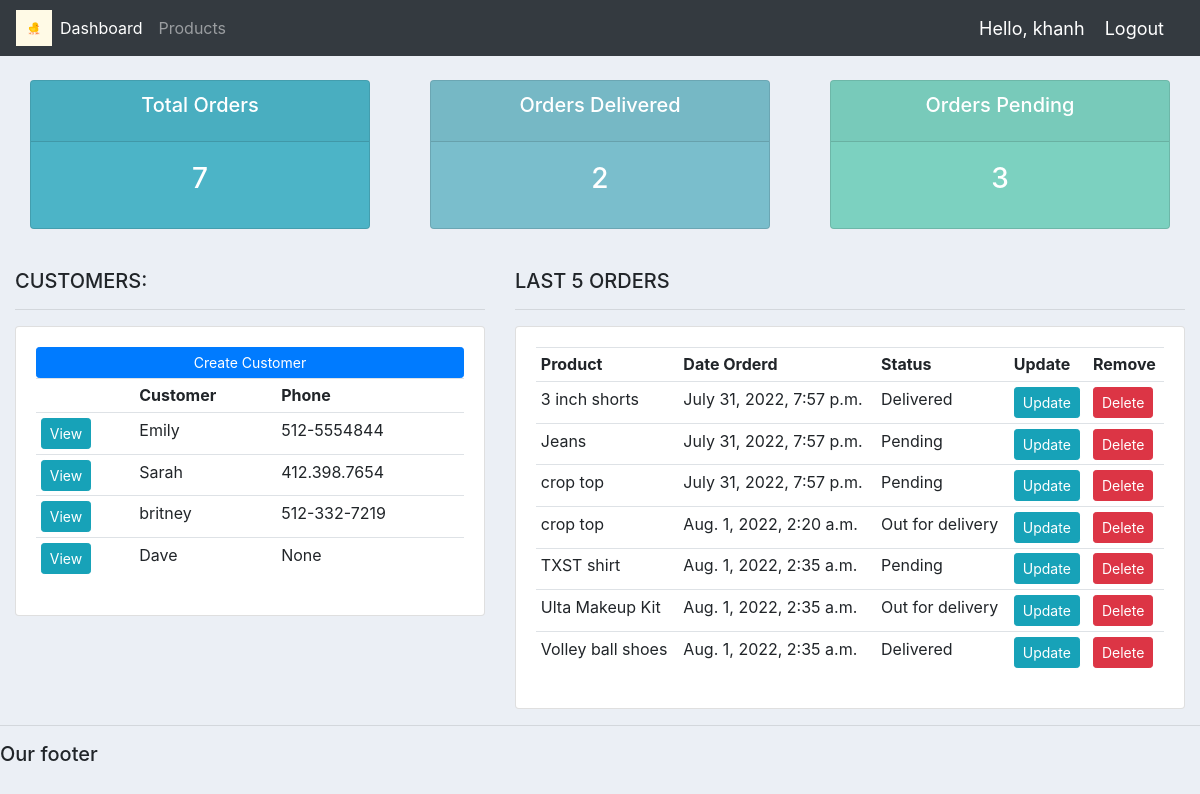
The app's page / (signed in) with its own data.
### accounts/models.py (models this page shows, shortened)
class Customer(models.Model):
	user = models.OneToOneField(User, null=True, blank=True, on_delete=models.CASCADE)
	name = models.CharField(max_length=200, null=True)
	phone = models.CharField(max_length=200, null=True)
	email = models.CharField(max_length=200, null=True)
	profile_pic = models.ImageField(default="profile1.png", null=True, blank=True)
	date_created = models.DateTimeField(auto_now_add=True, null=True)

class Order(models.Model):
	STATUS = (
			('Pending', 'Pending'),
			('Out for delivery', 'Out for delivery'),
			('Delivered', 'Delivered'),
			)
	customer = models.ForeignKey(Customer, null=True, on_delete= models.SET_NULL)
	product = models.ForeignKey(Product, null=True, on_delete= models.SET_NULL)
	date_created = models.DateTimeField(auto_now_add=True, null=True)
	status = models.CharField(max_length=200, null=True, choices=STATUS)
	note = models.CharField(max_length=1000, null=True)

class Product(models.Model):
	CATEGORY = (
			('Indoor', 'Indoor'),
			('Out Door', 'Out Door'),
			)
	name = models.CharField(max_length=200, null=True)
	price = models.FloatField(null=True)
	category = models.CharField(max_length=200, null=True, choices=CATEGORY)
	description = models.CharField(max_length=200, null=True, blank=True)
	date_created = models.DateTimeField(auto_now_add=True, null=True)
	tags = models.ManyToManyField(Tag)
	def __str__(self):
		return self.name

### accounts/decorators.py (the view)
	def wrapper_function(request, *args, **kwargs):
		group = None
		if request.user.groups.exists():
			group = request.user.groups.all()[0].name
		if group == 'customer':
			return redirect('user-page')
		if group == 'admin':
			return view_func(request, *args, **kwargs)

### accounts/views.py (called while the page is built)
@login_required(login_url='login')
@admin_only
def home(request):
	orders = Order.objects.all()
	customers = Customer.objects.all()
	total_customers = customers.count()
	total_orders = orders.count()
	delivered = orders.filter(status='Delivered').count()
	pending = orders.filter(status='Pending').count()
	context = {'orders':orders, 'customers':customers,
	'total_orders':total_orders,'delivered':delivered,
	'pending':pending }
	return render(request, 'accounts/dashboard.html', context)

### accounts/templates/accounts/dashboard.html
{%  extends 'accounts/main.html' %}
{% block content %}
{%  include 'accounts/status.html' %}
<br>
<div class="row">
	<div class="col-md-5">
		<h5>CUSTOMERS:</h5>
		<hr>
		<div class="card card-body">
			<a class="btn btn-primary  btn-sm btn-block" href="">Create Customer</a>
			<table class="table table-sm">
				<tr>
					<th></th>
					<th>Customer</th>
					<th>Phone</th>
				</tr>
				{% for customer in customers %}
					<tr>
						<td><a class="btn btn-sm btn-info" href="{% url 'customer' customer.id %}">View</a></td>
						<td>{{customer.name}}</td>
						<td>{{customer.phone}}</td>
					</tr>
				{% endfor %}
			</table>
		</div>
	</div>
	<div class="col-md-7">
		<h5>LAST 5 ORDERS</h5>
		<hr>
		<div class="card card-body">
			<table class="table table-sm">
				<tr>
					<th>Product</th>
					<th>Date Orderd</th>
					<th>Status</th>
					<th>Update</th>
					<th>Remove</th>
				</tr>
				{% for order in orders %}
					<tr>
						<td>{{order.product}}</td>
						<td>{{order.date_created}}</td>
						<td>{{order.status}}</td>
						<td><a class="btn btn-sm btn-info" href="{% url 'update_order' order.id %}">Update</a></td>
						<td><a class="btn btn-sm btn-danger" href="{% url 'delete_order' order.id %}">Delete</a></td>
					</tr>
				{% endfor %}
			</table>
		</div>
	</div>
</div>
{% endblock %}

### accounts/templates/accounts/navbar.html (shortened to what this page needs)
{% load static %}
<nav class="navbar navbar-expand-lg navbar-dark bg-dark">
  <img src="{% static 'images/logo.png' %}" style="width: 3vw; min-width: 3px;"/>
  <div class="collapse navbar-collapse" id="navbarNav">
    <ul class="navbar-nav">
      {% if request.user.is_staff %}
      <li class="nav-item active">
        <a class="nav-link" href="{% url 'home' %}">Dashboard</a>
      </li>
      <li class="nav-item">
        <a class="nav-link" href="{% url 'products' %}">Products</a>
      </li>
      {% else %}
       <li class="nav-item">
        <a class="nav-link" href="{% url 'account' %}">Settings</a>
      </li>
      {% endif %}
    </ul>
  </div>
  <span class="hello-msg">Hello, {{request.user}}</span>
  <span ><a  class="hello-msg" href="{% url 'logout' %}">Logout</a></span>
</nav>

### static/css/main.css (style rules this page uses)
body { background-color: #ebeff5; }

### accounts/templates/accounts/navbar.html (style rules this page uses)
.hello-msg { font-size: 18px; color: #fff; margin-right: 20px; }

### records on screen
Customer: name "Emily", phone "512-5554844"
Customer: name "Sarah", phone "412.398.7654"
Customer: name "britney", phone "512-332-7219"
Customer: name "Dave", phone "None"
Order: product "3 inch shorts", date_created "July 31, 2022, 7:57 p.m.", status "Delivered"
Order: product "Jeans", date_created "July 31, 2022, 7:57 p.m.", status "Pending"
Order: product "crop top", date_created "July 31, 2022, 7:57 p.m.", status "Pending"
Order: product "crop top", date_created "Aug. 1, 2022, 2:20 a.m.", status "Out for delivery"
Order: product "TXST shirt", date_created "Aug. 1, 2022, 2:35 a.m.", status "Pending"
Order: product "Ulta Makeup Kit", date_created "Aug. 1, 2022, 2:35 a.m.", status "Out for delivery"
Order: product "Volley ball shoes", date_created "Aug. 1, 2022, 2:35 a.m.", status "Delivered"

### other values on screen
{{ request.user }} "khanh"
{{ total_orders }} "7"
{{ delivered }} "2"
{{ pending }} "3"
